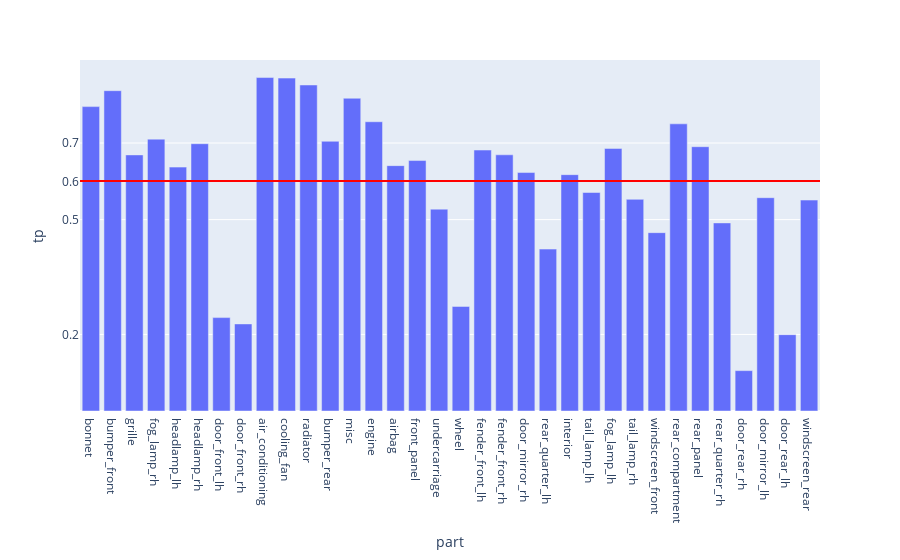

The code cell stored with this chart in its notebook:
### Code cell
fig = px.bar(evalMetrics, x = 'part', y = 'tp')

fig.add_hline(y=avgTp, line_width=2, line_color="red")

fig.update_layout(
    yaxis = dict(
        tickmode = 'array',
        tickvals = [np.format_float_positional(avgTp, 2), 0.2, 0.5, 0.7],
    )
)
fig

### Figure 1 — Plotly figure (JSON) as saved in the notebook; plotly's stock layout.template omitted (floating-point values rounded to 4 significant figures)
{"data": [{"alignmentgroup": "True", "hovertemplate": "part=%{x}<br>tp=%{y}<extra></extra>", "legendgroup": "", "marker": {"color": "#636efa", "pattern": {"shape": ""}}, "name": "", "offsetgroup": "", "orientation": "v", "showlegend": false, "textposition": "auto", "type": "bar", "x": ["bonnet", "bumper_front", "grille", "fog_lamp_rh", "headlamp_lh", "headlamp_rh", "door_front_lh", "door_front_rh", "air_conditioning", "cooling_fan", "radiator", "bumper_rear", "misc", "engine", "airbag", "front_panel", "undercarriage", "wheel", "fender_front_lh", "fender_front_rh", "door_mirror_rh", "rear_quarter_lh", "interior", "tail_lamp_lh", "fog_lamp_lh", "tail_lamp_rh", "windscreen_front", "rear_compartment", "rear_panel", "rear_quarter_rh", "door_rear_rh", "door_mirror_lh", "door_rear_lh", "windscreen_rear"], "xaxis": "x", "y": [0.7952, 0.8368, 0.669, 0.7102, 0.6371, 0.6983, 0.244, 0.2275, 0.8711, 0.8697, 0.8517, 0.7046, 0.817, 0.7557, 0.641, 0.6542, 0.5273, 0.2732, 0.6817, 0.6692, 0.6229, 0.423, 0.6174, 0.5708, 0.686, 0.553, 0.4659, 0.7502, 0.6904, 0.4914, 0.1055, 0.5572, 0.1994, 0.551], "yaxis": "y"}], "layout": {"barmode": "relative", "legend": {"tracegroupgap": 0}, "margin": {"t": 60}, "shapes": [{"line": {"color": "red", "width": 2}, "type": "line", "x0": 0, "x1": 1, "xref": "x domain", "y0": 0.6005, "y1": 0.6005, "yref": "y"}], "xaxis": {"anchor": "y", "domain": [0, 1], "title": {"text": "part"}}, "yaxis": {"anchor": "x", "domain": [0, 1], "tickmode": "array", "tickvals": ["0.60", 0.2, 0.5, 0.7], "title": {"text": "tp"}}}}
